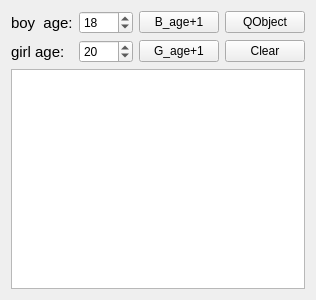
<?xml version="1.0" encoding="UTF-8"?>
<ui version="4.0">
 <class>Widget</class>
 <widget class="QWidget" name="Widget">
  <property name="geometry">
   <rect>
    <x>0</x>
    <y>0</y>
    <width>316</width>
    <height>300</height>
   </rect>
  </property>
  <property name="windowTitle">
   <string>Widget</string>
  </property>
  <layout class="QGridLayout" name="gridLayout_2">
   <item row="0" column="0">
    <layout class="QGridLayout" name="gridLayout">
     <item row="0" column="0">
      <widget class="QLabel" name="Label_B">
       <property name="font">
        <font>
         <pointsize>11</pointsize>
        </font>
       </property>
       <property name="text">
        <string>boy  age:</string>
       </property>
      </widget>
     </item>
     <item row="0" column="1">
      <widget class="QSpinBox" name="Spinb_B">
       <property name="value">
        <number>18</number>
       </property>
      </widget>
     </item>
     <item row="0" column="2">
      <widget class="QPushButton" name="Btn_B">
       <property name="text">
        <string>B_age+1</string>
       </property>
      </widget>
     </item>
     <item row="0" column="3">
      <widget class="QPushButton" name="Btn_O">
       <property name="text">
        <string>QObject</string>
       </property>
      </widget>
     </item>
     <item row="1" column="0">
      <widget class="QLabel" name="Label_G">
       <property name="font">
        <font>
         <pointsize>11</pointsize>
        </font>
       </property>
       <property name="text">
        <string>girl age:</string>
       </property>
      </widget>
     </item>
     <item row="1" column="1">
      <widget class="QSpinBox" name="Spinb_G">
       <property name="value">
        <number>20</number>
       </property>
      </widget>
     </item>
     <item row="1" column="2">
      <widget class="QPushButton" name="Btn_G">
       <property name="text">
        <string>G_age+1</string>
       </property>
      </widget>
     </item>
     <item row="1" column="3">
      <widget class="QPushButton" name="Btn_clear">
       <property name="text">
        <string>Clear</string>
       </property>
      </widget>
     </item>
    </layout>
   </item>
   <item row="1" column="0">
    <widget class="QPlainTextEdit" name="plainTextEdit">
     <property name="font">
      <font>
       <pointsize>11</pointsize>
      </font>
     </property>
    </widget>
   </item>
  </layout>
 </widget>
 <layoutdefault spacing="6" margin="11"/>
 <resources/>
 <connections>
  <connection>
   <sender>Btn_clear</sender>
   <signal>clicked()</signal>
   <receiver>plainTextEdit</receiver>
   <slot>clear()</slot>
   <hints>
    <hint type="sourcelabel">
     <x>272</x>
     <y>61</y>
    </hint>
    <hint type="destinationlabel">
     <x>160</x>
     <y>185</y>
    </hint>
   </hints>
  </connection>
 </connections>
</ui>
